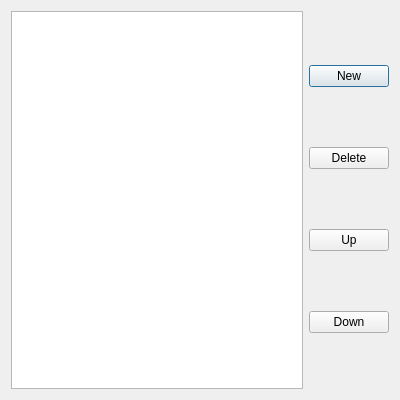
<?xml version="1.0" encoding="UTF-8"?>
<ui version="4.0">
 <class>Dialog</class>
 <widget class="QDialog" name="Dialog">
  <property name="geometry">
   <rect>
    <x>0</x>
    <y>0</y>
    <width>400</width>
    <height>400</height>
   </rect>
  </property>
  <property name="windowTitle">
   <string>Dialog</string>
  </property>
  <layout class="QGridLayout" name="gridLayout">
   <item row="0" column="0">
    <layout class="QHBoxLayout" name="horizontalLayout">
     <item>
      <widget class="QTreeView" name="view">
       <property name="maximumSize">
        <size>
         <width>300</width>
         <height>16777215</height>
        </size>
       </property>
      </widget>
     </item>
     <item>
      <layout class="QVBoxLayout" name="verticalLayout">
       <item>
        <widget class="QPushButton" name="button_new">
         <property name="text">
          <string>New</string>
         </property>
        </widget>
       </item>
       <item>
        <widget class="QPushButton" name="button_delete">
         <property name="text">
          <string>Delete</string>
         </property>
        </widget>
       </item>
       <item>
        <widget class="QPushButton" name="button_up">
         <property name="text">
          <string>Up</string>
         </property>
        </widget>
       </item>
       <item>
        <widget class="QPushButton" name="button_down">
         <property name="text">
          <string>Down</string>
         </property>
        </widget>
       </item>
      </layout>
     </item>
    </layout>
   </item>
  </layout>
 </widget>
 <resources/>
 <connections/>
</ui>
